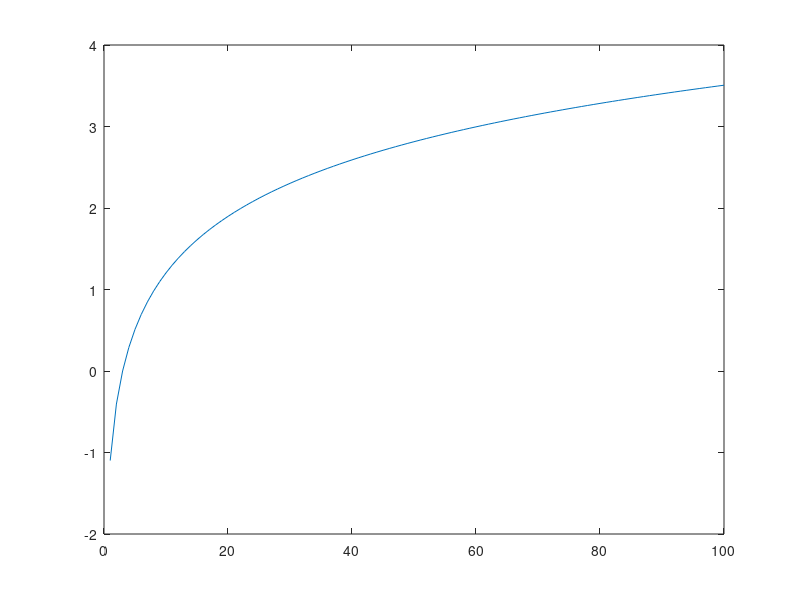

Write the MATLAB code that produced this figure.

vote_punt = zeros(1,100);
for n_votes = 1:100
%     vote_punt(n_votes) = 1/(log((n_votes-1) + 1)+0.75);
    vote_punt(n_votes) = log(n_votes/3);
end

plot(vote_punt)